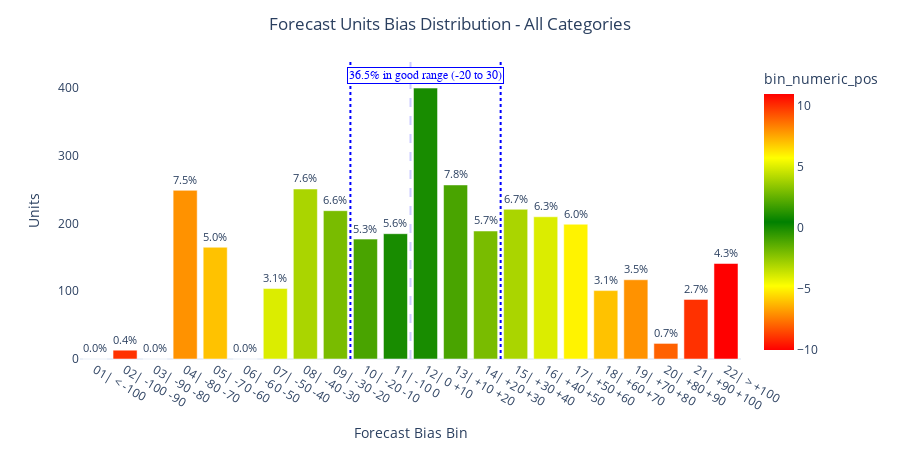

Source (notebook cell):
### Code cell
df = (evaluation_data
    .where(~(F.col("sales_category").isin(["02| Very Low", "03| Low", "07| High Winning"]))))
FEVAL.plot_accuracy_distribution(df, method="bias").show()

### Figure 1 — Plotly figure (JSON) as saved in the notebook; plotly's stock layout.template omitted (floating-point values rounded to 4 significant figures)
{"data": [{"alignmentgroup": "True", "hovertemplate": "Forecast Bias Bin=%{x}<br>Units=%{y}<br>percentage_of_target=%{text}<br>bin_numeric_pos=%{marker.color}<extra></extra>", "legendgroup": "", "marker": {"color": [-10, -9, -8, -7, -6, -5, -4, -3, -2, -1, 0, 1, 2, 3, 4, 5, 6, 7, 8, 9, 10, 11], "coloraxis": "coloraxis", "pattern": {"shape": ""}}, "name": "", "offsetgroup": "", "orientation": "v", "showlegend": false, "text": [0, 0.4, 0, 7.5, 5, 0, 3.1, 7.6, 6.6, 5.3, 5.6, 12.1, 7.8, 5.7, 6.7, 6.3, 6, 3.1, 3.5, 0.7, 2.7, 4.3], "textposition": "outside", "texttemplate": "%{text:.1f}%", "type": "bar", "x": ["01| < -100", "02| -100 -90", "03| -90 -80", "04| -80 -70", "05| -70 -60", "06| -60 -50", "07| -50 -40", "08| -40 -30", "09| -30 -20", "10| -20 -10", "11| -10 0", "12| 0 +10", "13| +10 +20", "14| +20 +30", "15| +30 +40", "16| +40 +50", "17| +50 +60", "18| +60 +70", "19| +70 +80", "20| +80 +90", "21| +90 +100", "22| > +100"], "xaxis": "x", "y": [0, 13, 0, 249, 165, 0, 104, 251, 219, 177, 185, 400, 257, 189, 221, 210, 199, 101, 117, 23, 88, 141], "yaxis": "y"}], "layout": {"annotations": [{"bgcolor": "white", "bordercolor": "#0000ff", "borderwidth": 1, "font": {"color": "#0000ff", "family": "Arial", "size": 12}, "showarrow": false, "text": "36.5% in good range (-20 to 30)", "x": 11, "y": 418.0}], "barmode": "relative", "coloraxis": {"colorbar": {"title": {"text": "bin_numeric_pos"}}, "colorscale": [[0, "red"], [0.25, "yellow"], [0.5, "green"], [0.75, "yellow"], [1, "red"]]}, "height": 450, "legend": {"tracegroupgap": 0}, "margin": {"t": 60}, "shapes": [{"line": {"color": "#ccccff", "dash": "dash"}, "type": "line", "x0": 10.5, "x1": 10.5, "y0": 0, "y1": 440.0}, {"line": {"color": "#0000ff", "dash": "dot"}, "type": "line", "x0": 8.5, "x1": 8.5, "y0": 0, "y1": 440.0}, {"line": {"color": "#0000ff", "dash": "dot"}, "type": "line", "x0": 13.5, "x1": 13.5, "y0": 0, "y1": 440.0}], "title": {"text": "Forecast Units Bias Distribution - All Categories", "x": 0.5}, "width": 900, "xaxis": {"anchor": "y", "domain": [0, 1], "showgrid": false, "title": {"text": "Forecast Bias Bin"}}, "yaxis": {"anchor": "x", "domain": [0, 1], "showgrid": false, "title": {"text": "Units"}}}}
